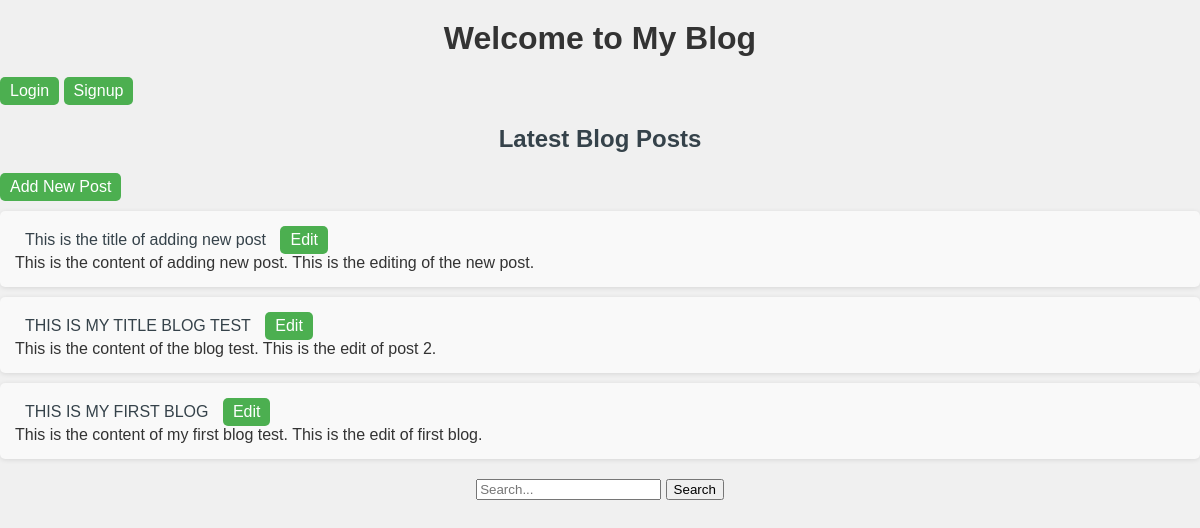
The page / on the database its author committed.
### my_blog/models.py (models this page shows, shortened)
class BlogPost(models.Model):
    title = models.CharField(max_length=200)
    content = models.TextField()
    author = models.ForeignKey(User, on_delete=models.CASCADE)
    created_at = models.DateTimeField(auto_now_add=True)
    updated_at = models.DateTimeField(auto_now=True)

### my_blog/views.py (the view)
# urls.py: 2. Add a URL to urlpatterns:  path('', views.home, name='home')
def home(request):
    blog_posts = BlogPost.objects.all().order_by('-created_at')
    return render(request, 'home.html', {'blog_posts': blog_posts})

### my_blog/templates/home.html (shortened to what this page needs)
{% load static %}
<!DOCTYPE html>
<html lang="en">
<head>
    <link rel="stylesheet" type="text/css" href="{% static 'css/styles.css' %}">
</head>
<body>
    <h1>Welcome to My Blog</h1>
    {% if user.is_authenticated %}
        <p>Welcome, {{ user.username }}! <a class="button" href="{% url 'user_logout' %}">Logout</p>
    {% else %}
            <p><a class="button" href="{% url 'user_login' %}">Login</a>
                <a class="button" href="{% url 'user_signup' %}">Signup</a></p>
    {% endif %}
    <h2>Latest Blog Posts</h2>
    <a class="button" href="{% url 'add_post' %}">Add New Post</a>
    <ul>
     {%for blog_post in blog_posts%}
        <li>
            <a href="{% url 'post_detail' blog_post.id%}">{{ blog_post.title }}</a>
            <a class="button" href="{% url 'edit_post' blog_post.id%}">Edit</a>
            <p>{{blog_post.content}}</p>
        </li>
      {%empty%}
         <p>No blog posts available yet. Check back later!</p>
       {% endfor %}
    </ul>
    <form action="{% url 'search' %}" method="GET">
        <input type="text" name="search" placeholder="Search...">
        <input type="submit" value="Search">
    </form>
</body>
</html>

### my_blog/static/css/styles.css (style rules this page uses)
body, h1, h2, h3, p, ul, li { font-family: Arial, sans-serif; margin: 0; padding: 0; }
h1, h2 { text-align: center; margin: 20px; }
.button { background-color: #4CAF50; color: #ffffff; display: inline-block; border: none; border-radius: 5px; text-decoration: none; }
body { background-color: #f0f0f0; color: #333; }
ul { list-style: none; padding: 0; }
li { background: #f9f9f9; margin: 10px 0; padding: 15px; border-radius: 5px; box-shadow: 0 1px 5px rgba(0, 0, 0, 0.1); transition: transform 0.2s; }
h2 { color: #35424a; margin: 20px 0; }
a { text-decoration: none; color: #35424a; padding: 5px 10px; border-radius: 4px; }
form { text-align: center; margin: 20px 0; }

### rows shown on the page
BlogPost: title "This is the title of adding new post", content "This is the content of adding new post. This is the editing of the new post."
BlogPost: title "THIS IS MY TITLE BLOG TEST", content "This is the content of the blog test. This is the edit of post 2."
BlogPost: title "THIS IS MY FIRST BLOG", content "This is the content of my first blog test. This is the edit of first blog."
